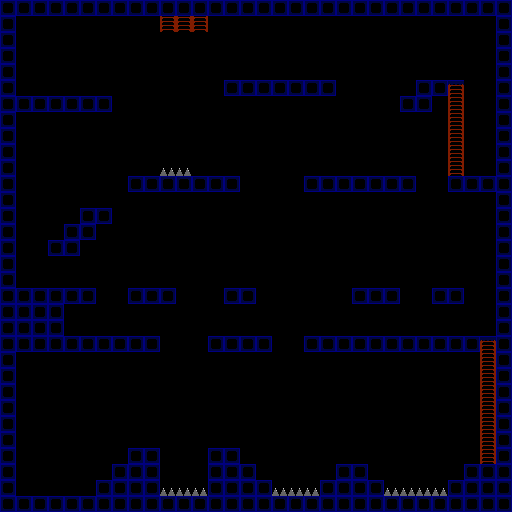

Tiled map render using the project's own tile images. Description and the map definition, with tile-layer contents summarised, below:
An orthogonal 32x32 tile map with 16x16 px tiles, 5 tile layers (ladder, one_way_block, water, needle, ...).

<map version="1.10" tiledversion="1.11.1-99-gec89c545" orientation="orthogonal" renderorder="right-down" width="32" height="32" tilewidth="16" tileheight="16" infinite="0" nextlayerid="7" nextobjectid="1">
 <tileset firstgid="1" source="../../tileset/tileset_map_element.tsx" />
 <layer id="1" name="ladder" width="32" height="32">
  <data>[1024 cells, 17 non-empty, 1 distinct tile ids]</data>
 </layer>
 <layer id="6" name="one_way_block" width="32" height="32">
  <data>[1024 cells, 2 non-empty, 1 distinct tile ids]</data>
 </layer>
 <layer id="4" name="water" width="32" height="32">
  <data>[1024 cells, 0 non-empty, 0 distinct tile ids]</data>
 </layer>
 <layer id="3" name="needle" width="32" height="32">
  <data>[1024 cells, 12 non-empty, 1 distinct tile ids]</data>
 </layer>
 <layer id="5" name="block" width="32" height="32">
  <data>[1024 cells, 238 non-empty, 1 distinct tile ids]</data>
 </layer>
</map>
